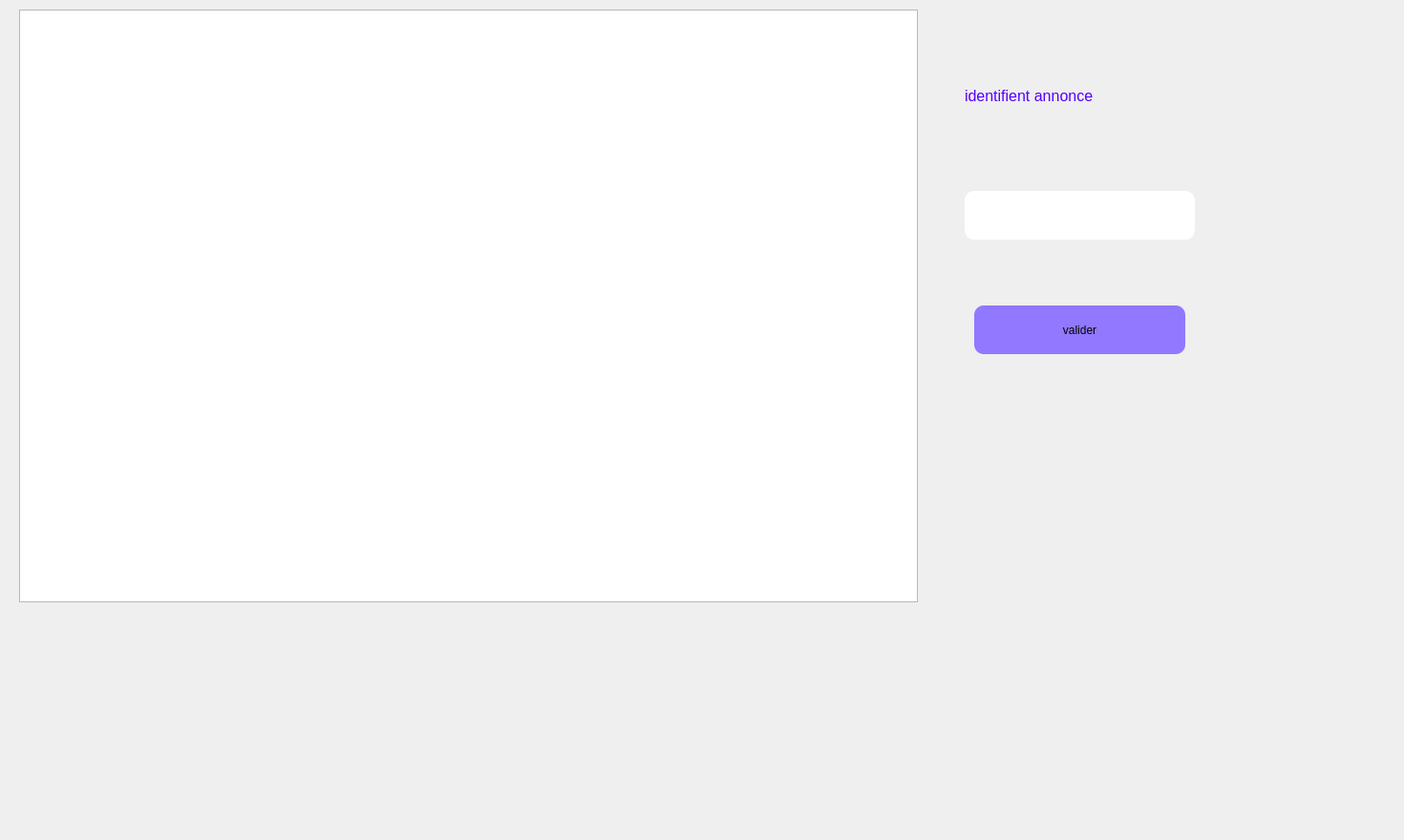
      <widget class="QWidget" name="tab_5">
       <attribute name="title">
        <string>supprimer</string>
       </attribute>
       <widget class="QLabel" name="label_14">
        <property name="geometry">
         <rect>
          <x>0</x>
          <y>0</y>
          <width>471</width>
          <height>321</height>
         </rect>
        </property>
        <property name="text">
         <string/>
        </property>
        <property name="pixmap">
         <pixmap>../../OneDrive/Documents/images/bg.jpg</pixmap>
        </property>
       </widget>
       <widget class="QPushButton" name="valdiersupannonce">
        <property name="geometry">
         <rect>
          <x>1020</x>
          <y>320</y>
          <width>221</width>
          <height>51</height>
         </rect>
        </property>
        <property name="cursor">
         <cursorShape>PointingHandCursor</cursorShape>
        </property>
        <property name="styleSheet">
         <string notr="true">background-color: rgb(0, 0, 255);
background-color: rgb(145, 120, 255);
border-radius: 10px;</string>
        </property>
        <property name="text">
         <string>valider</string>
        </property>
       </widget>
       <widget class="QLabel" name="label_24">
        <property name="geometry">
         <rect>
          <x>1010</x>
          <y>60</y>
          <width>451</width>
          <height>81</height>
         </rect>
        </property>
        <property name="palette">
         <palette>
          <active>
           <colorrole role="WindowText">
            <brush brushstyle="SolidPattern">
             <color alpha="255">
              <red>85</red>
              <green>0</green>
              <blue>255</blue>
             </color>
            </brush>
           </colorrole>
          </active>
          <inactive>
           <colorrole role="WindowText">
            <brush brushstyle="SolidPattern">
             <color alpha="255">
              <red>85</red>
              <green>0</green>
              <blue>255</blue>
             </color>
            </brush>
           </colorrole>
          </inactive>
          <disabled>
           <colorrole role="WindowText">
            <brush brushstyle="SolidPattern">
             <color alpha="255">
              <red>120</red>
              <green>120</green>
              <blue>120</blue>
             </color>
            </brush>
           </colorrole>
          </disabled>
         </palette>
        </property>
        <property name="font">
         <font>
          <pointsize>10</pointsize>
         </font>
        </property>
        <property name="contextMenuPolicy">
         <enum>Qt::DefaultContextMenu</enum>
        </property>
        <property name="text">
         <string>&lt;html&gt;&lt;head/&gt;&lt;body&gt;&lt;p&gt;&lt;span style=&quot; font-size:12pt;&quot;&gt;identifient annonce&lt;/span&gt;&lt;/p&gt;&lt;/body&gt;&lt;/html&gt;</string>
        </property>
       </widget>
       <widget class="QLineEdit" name="lineEdit_idan">
        <property name="enabled">
         <bool>false</bool>
        </property>
        <property name="geometry">
         <rect>
          <x>1010</x>
          <y>200</y>
          <width>241</width>
          <height>51</height>
         </rect>
        </property>
        <property name="styleSheet">
         <string notr="true">border-radius: 10px;</string>
        </property>
       </widget>
       <widget class="QLabel" name="label_30">
        <property name="enabled">
         <bool>true</bool>
        </property>
        <property name="geometry">
         <rect>
          <x>-50</x>
          <y>-20</y>
          <width>1461</width>
          <height>871</height>
         </rect>
        </property>
        <property name="text">
         <string/>
        </property>
        <property name="pixmap">
         <pixmap>../images/bg.v1.jpg</pixmap>
        </property>
       </widget>
       <widget class="QTableView" name="taban_2">
        <property name="geometry">
         <rect>
          <x>20</x>
          <y>10</y>
          <width>941</width>
          <height>621</height>
         </rect>
        </property>
       </widget>
       <zorder>label_30</zorder>
       <zorder>label_14</zorder>
       <zorder>valdiersupannonce</zorder>
       <zorder>label_24</zorder>
       <zorder>lineEdit_idan</zorder>
       <zorder>taban_2</zorder>
      </widget>
